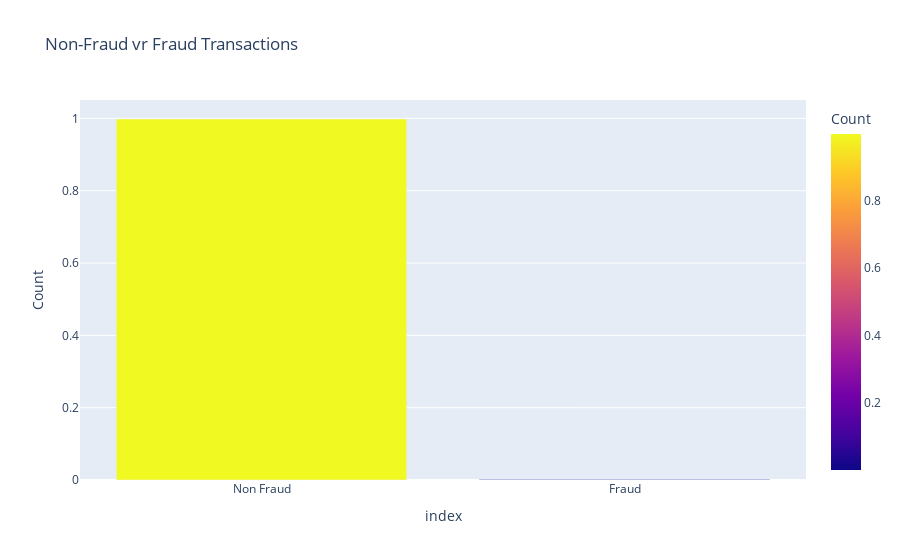

Here is the notebook cell this chart was saved with:
### Markdown cell above
#### There are 284315 Non-Fraud cases while only 492 Fraud cases in the dataset

### Code cell
# Create a bar plot for the number and percentage of fraudulent vs non-fraudulent transcations

df_class = df['Class'].value_counts().to_frame('Count')
df_class.index = ['Non Fraud','Fraud']
df_class['Count'] = df_class['Count']/df.shape[0]
fig = px.bar(df_class, x=df_class.index, y="Count", color="Count", title="Non-Fraud vr Fraud Transactions")
fig.show()

### Figure 1 — Plotly figure (JSON) as saved in the notebook; plotly's stock layout.template omitted (floating-point values rounded to 4 significant figures)
{"data": [{"alignmentgroup": "True", "hovertemplate": "index=%{x}<br>Count=%{marker.color}<extra></extra>", "legendgroup": "", "marker": {"color": [0.9983, 0.001727], "coloraxis": "coloraxis", "pattern": {"shape": ""}}, "name": "", "offsetgroup": "", "orientation": "v", "showlegend": false, "textposition": "auto", "type": "bar", "x": ["Non Fraud", "Fraud"], "xaxis": "x", "y": [0.9983, 0.001727], "yaxis": "y"}], "layout": {"barmode": "relative", "coloraxis": {"colorbar": {"title": {"text": "Count"}}, "colorscale": [[0, "#0d0887"], [0.1111, "#46039f"], [0.2222, "#7201a8"], [0.3333, "#9c179e"], [0.4444, "#bd3786"], [0.5556, "#d8576b"], [0.6667, "#ed7953"], [0.7778, "#fb9f3a"], [0.8889, "#fdca26"], [1, "#f0f921"]]}, "legend": {"tracegroupgap": 0}, "title": {"text": "Non-Fraud vr Fraud Transactions"}, "xaxis": {"anchor": "y", "domain": [0, 1], "title": {"text": "index"}}, "yaxis": {"anchor": "x", "domain": [0, 1], "title": {"text": "Count"}}}}
